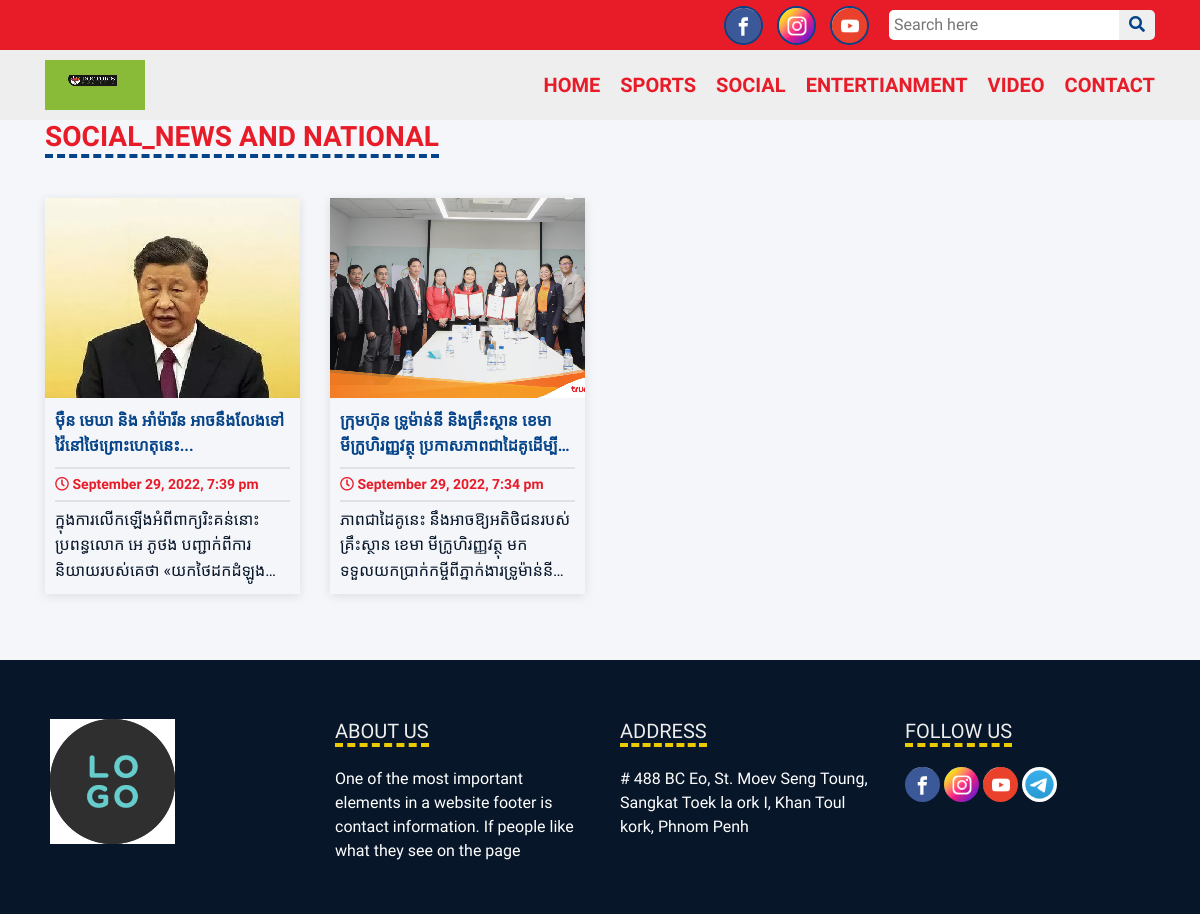
/article/category.php?news_type=SOCIAL_NEWS&&category=NATIONAL, run on the app's committed database.
### tables this page shows
CREATE TABLE IF NOT EXISTS `tbl_social_logo` (
  `id` int(11) NOT NULL AUTO_INCREMENT,
  `thumbnail` varchar(255) NOT NULL,
  `url` varchar(255) NOT NULL,
  PRIMARY KEY (`id`)
);

CREATE TABLE IF NOT EXISTS `tbl_site_logo` (
  `id` int(11) NOT NULL AUTO_INCREMENT,
  `thumbnail` varchar(255) NOT NULL,
  PRIMARY KEY (`id`)
);

CREATE TABLE IF NOT EXISTS `tbl_social_news` (
  `id` int(11) NOT NULL AUTO_INCREMENT,
  `thumbnail` varchar(255) NOT NULL,
  `banner` varchar(255) NOT NULL,
  `title` text NOT NULL,
  `date` varchar(255) NOT NULL,
  `description` text NOT NULL,
  `news_type` varchar(255) NOT NULL,
  `category` varchar(255) NOT NULL,
  PRIMARY KEY (`id`)
);

CREATE TABLE IF NOT EXISTS `tbl_footer_site_logo` (
  `id` int(11) NOT NULL AUTO_INCREMENT,
  `thumbnail` varchar(255) NOT NULL,
  PRIMARY KEY (`id`)
);

### article/category.php (the view)
<?php include('header.php'); ?>
<?php
    $news_type = $_GET['news_type'];
    $category = $_GET['category'];
?>
    <div class="content home">
        <section>
            <div class="container">
                <div class="top-wrap">
                    <h3 class="title text-center"><?php echo $news_type." AND ".$category; ?></h3>
                </div>
                <div class="bottom-wrap">
                    <div class="row">
                        <?php
                            $con->set_charset('utf8');
                            $sql_select = "SELECT * FROM `tbl_social_news` WHERE news_type='".$news_type."' AND category='".$category."' ORDER BY id DESC LIMIT 20";
                            $result_select = $con->query($sql_select);
                            while($row = mysqli_fetch_assoc($result_select)){
                                echo '
                                <div class="col-3">
                                <figure>
                                    <a href="">
                                        <div class="thumbnail">
                                            <img src="assets/image/'.$row['thumbnail'].'" alt="">
                                        </div>
                                        <div class="detail">
                                            <h4 class="title">'.$row['title'].'</h4>
                                            <div class="border"></div>
                                            <div class="date"><i class="far fa-clock"></i> '.$row['date'].'</div>
                                            <div class="border"></div>
                                            <div class="description">
                                                '.$row['description'].'
                                            </div>
                                        </div>
                                    </a>
                                </figure>
                                </div>
                                ';
                            }
                        ?>
                    </div>
                </div>
            </div>
        </section>
    </div>
<?php include('footer.php'); ?>

### article/header.php (shortened to what this page needs)
<?php
    $con = mysqli_connect("localhost", "root", "", "jongdeng_newsdb");
?>
<!DOCTYPE html>
<html lang="en">
    <head>
        <link rel="stylesheet" href="https://maxcdn.bootstrapcdn.com/bootstrap/4.5.2/css/bootstrap.min.css">
        <link rel="stylesheet" href="assets/css/theme.css">
        <link rel="stylesheet" href="assets/css/home.css">
        <link rel="stylesheet" href="assets/css/news-detail.css">
        <link rel="stylesheet" href="assets/css/contact.css">
        <link rel="stylesheet" href="assets/css/search.css">
        <link rel="stylesheet" href="https://pro.fontawesome.com/releases/v5.10.0/css/all.css"/>
        <link rel="stylesheet" type="text/css" href="//cdn.jsdelivr.net/npm/slick-carousel@1.8.1/slick/slick.css"/>
        <link rel="stylesheet" href="https://cdn.jsdelivr.net/npm/@fancyapps/ui@4.0/dist/fancybox.css" />
    </head>
<body>
    <main>
        <header>
            <div class="header-top">
                <div class="container">
                    <div class="wrap-right">
                        <div class="social">
                            <?php
                                $sql_select = "SELECT * FROM `tbl_social_logo` LIMIT 3";
                                $result_select = $con->query($sql_select);
                                while($row = mysqli_fetch_array($result_select)){
                                    echo '
                                        <a href="'.$row[2].'" target="_blank"><img src="assets/image/'.$row['thumbnail'].'"></a>
                                    ';
                                }
                            ?>
                        </div>
                        <div class="search">
                            <form action="search.php" method="get">
                                <input type="text" name="search_query" placeholder="Search here"><button><i class="fas fa-search"></i></button>
                            </form>
                        </div>
                    </div>
                </div>
            </div>
            <div class="header-bottom">
                <div class="container">
                    <div class="logo">
                        <?php
                            $sql_select = "SELECT * FROM `tbl_site_logo`";
                            $result_select = $con->query($sql_select);
                            $row = mysqli_fetch_array($result_select);
                            echo '
                            <a href="index.php"">
                                <img src="assets/image/'.$row[1].'">
                            </a>
                            ';
                        ?>
                    </div>
                    <ul class="main-menu">
                        <li class="nav"><a href="index.php"" class="parent">Home</a></li>
                        <li class="nav main-sport"><a href="javascript:void(0)" class="parent">Sports</a>
                        </li>
                        <li class="nav main-social"><a href="javascript:void(0)" class="parent">Social</a>
                        </li>
                        <li class="nav main-enter"><a href="javascript:void(0)" class="parent">Entertianment</a>
                        </li>
                        <li calss="nav"><a href="video.php" class="parent">Video</a></li>
                        <li calss="nav"><a href="contact.php" class="parent">Contact</a></li>
                    </ul>
                </div>
            </div>
        </header>

### article/footer.php (shortened to what this page needs)
<footer>
    <div class="container">
        <div class="row">
            <div class="col-3">
                <div class="logo">
                    <a href="">
                        <?php
                             $sql_select = "SELECT * FROM `tbl_footer_site_logo`";
                             $result_select = $con->query($sql_select);
                             $row = mysqli_fetch_array($result_select);
                             echo '
                                <img src="assets/image/'.$row[1].'">
                             ';
                        ?>
                    </a>
                </div>
            </div>
            <div class="col-3">
                <div class="about-us">
                    <h5 class="title">About US</h5>
                    <p>One of the most important elements in a website footer is contact information. If people like what they see on the page</p>
                </div>
            </div>
            <div class="col-3">
                <div class="address">
                    <h5 class="title">Address</h5>
                    <p># 488 BC Eo, St. Moev Seng Toung, Sangkat Toek la ork I, Khan Toul kork, Phnom Penh</p>
                </div>
            </div>
            <div class="col-3">
                <div class="follow">
                    <h5 class="title">Follow Us</h5>
                    <?php
                        $sql_select = "SELECT * FROM `tbl_social_logo` LIMIT 4";
                        $result_select = $con->query($sql_select);
                        while($row = mysqli_fetch_array($result_select)){
                            echo '
                                <a href="'.$row['url'].'" target="_blank">
                                    <img src="assets/image/'.$row['thumbnail'].'" alt="" style="border-radius: 50%;">
                                </a>
                            ';
                        }
                    ?>
                </div>
            </div>
        </div>
    </div>
</footer>
    </main>
</body>

### article/assets/css/theme.css (style rules this page uses)
:root { --blue-color : #064489; --red-color : #e81c28; --gray-color : #eeeeee; --white-color : #ffffff; --black-color : #071629; --white-gray-color : #f5f6fa; --yellow-color : #eaca00; --light-blue-color : #019ad7; }
section { margin-bottom: 50px; }
.news-detail .relate-news .title , .home .bottom-wrap .title , .search .bottom-wrap .title { overflow: hidden; text-overflow: ellipsis; display: -webkit-box; -webkit-line-clamp: 2; -webkit-box-orient: vertical; }
.news-detail .relate-news .description , .home .bottom-wrap .description , .search .bottom-wrap .description { overflow: hidden; text-overflow: ellipsis; display: -webkit-box; -webkit-line-clamp: 3; -webkit-box-orient: vertical; }
.header-bottom .container .main-menu li a.parent , .header-bottom .container .sub-menu-sport li a , .header-bottom .container .sub-menu-social li a , .header-bottom .container .sub-menu-enter li a , .header-bottom .sub-menu-sport , .header-bottom .sub-menu-enter , .header-bottom .sub-menu-social , .home .top-wrap a , .home .bottom-wrap .title , .home .bottom-wrap .fa-play-circle , .news-detail .relate-news .title , .header-top .wrap-left a , .contact .wrap-contact .box , .contact .wrap-contact textarea , .contact .wrap-btn button , .contact .wrap-btn .fab , .wrap-follow ul li a , .search .bottom-wrap .title , .search .bottom-wrap .fa-play-circle , .header-bottom.fix , .header-top { -webkit-transition: all 0.3s !important; -moz-transition: all 0.3s !important; -ms-transition: all 0.3s !important; -o-transition: all 0.3s !important; transition: all 0.3s !important; }
.container { width: 1360px; }
body { font-family: 'Exo', sans-serif, 'Kantumruy', sans-serif; background-color: var(--white-gray-color); }
.header-top { height: 50px; display: flex; justify-content: space-between; background-color: var(--red-color); }
.header-top .container { display: flex; align-items: center; justify-content: space-between; }
.header-top .container img { margin-left: 10px; border-radius: 100%; border: 2px solid var(--blue-color); }
.header-top .wrap-right { display: flex; align-items: center; }
.header-top .wrap-right .social { margin-right: 20px; }
.header-top .wrap-right input { border: none; padding: 3px 5px; border-radius: 5px 0 0 5px; }
.header-top .wrap-right button { border: none; padding: 3px 10px; border-radius: 0 5px 5px 0; }
.header-top .wrap-right .search .fa-search:before { color: var(--blue-color); }
.header-bottom { padding: 10px 0; display: flex; align-items: center; background-color: var(--gray-color); }
.header-bottom .container { display: flex; justify-content: space-between; }
.header-bottom .container .main-menu { list-style: none; display: flex; align-items: center; margin: 0; }
.header-bottom .container .main-menu li a.parent { font-weight: bold; font-size: 20px; color: var(--red-color); text-transform: uppercase; margin-left: 20px; }
.header-bottom .nav { display: flex; position: relative; align-items: center; }
footer { padding: 35px; background-color: var(--black-color); }
footer .title { width: fit-content; text-transform: uppercase; color: var(--gray-color); border-bottom: 4px dashed var(--yellow-color); margin-bottom: 20px; }
footer p { color: var(--white-color); }

### article/assets/css/home.css (style rules this page uses)
.home .top-wrap { display: flex; justify-content: space-between; margin-bottom: 40px; }
.home .top-wrap .title { margin: 0; font-weight: bold; color: var(--red-color); border-bottom: 4px dashed var(--blue-color); }
.home .bottom-wrap figure { box-shadow: 0 2px 10px rgb(0 0 0 / 10%); }
.home .bottom-wrap .title { font-size: 16px; color: var(--blue-color); line-height: 1.6; font-weight: bold; }
.home .bottom-wrap .date { font-size: 14px; font-weight: bold; color: var(--red-color); }
.home .bottom-wrap .description { color: var(--black-color); line-height: 1.6; }
.home .bottom-wrap .detail { padding: 10px; }
.home .bottom-wrap .border { margin: 5px 0; }

### data on the page
tbl_social_logo: thumbnail (picture)
tbl_social_logo: thumbnail (picture)
tbl_social_logo: thumbnail (picture)
tbl_site_logo: thumbnail (picture)
tbl_social_news: thumbnail (picture), title "ម៉ឺន​ មេឃា​ និង​ អាំម៉ារីន​ អាច​នឹង​លែង​ទៅ​វ៉ៃ​នៅ​ថៃ​ព្រោះ​ហេតុ​នេះ...​", date "September 29, 2022, 7:39 pm", description "ក្នុង​ការ​លើក​ឡើង​អំពី​ពាក្យ​រិះគន់​នោះ​ប្រពន្ធ​លោក​ អេ ភូថង​…"
tbl_social_news: thumbnail (picture), title "ក្រុមហ៊ុន ទ្រូម៉ាន់នី និងគ្រឹះស្ថាន ខេមា…", date "September 29, 2022, 7:34 pm", description "ភាពជាដៃគូនេះ នឹងអាចឱ្យអតិថិជនរបស់គ្រឹះស្ថាន ខេមា…"
tbl_footer_site_logo: thumbnail (picture)
tbl_social_logo: thumbnail (picture)

### other printed values
$news_type "SOCIAL_NEWS"
$category "NATIONAL"
